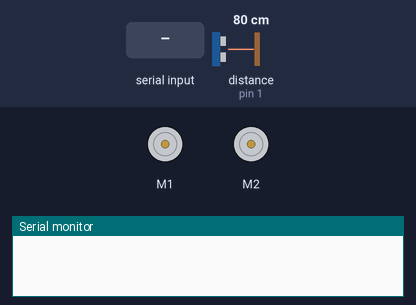
Simulated run of this sketch. Board: Arduino Nano, built with avr-gcc and run on an emulated ATmega328P. On the bench: 2 × DC motor (green arrow = forward, orange = backward, longer = faster), the last lines printed to the serial monitor. The test bench sets the inputs (shaded band); at power-on: distance to the obstacle (sensor on pin 1) 80 cm.

Above: at 1.2 s.
1.3 s: "RUN" received over Serial
3.2 s: "SL" received over Serial
At 3.6 s:
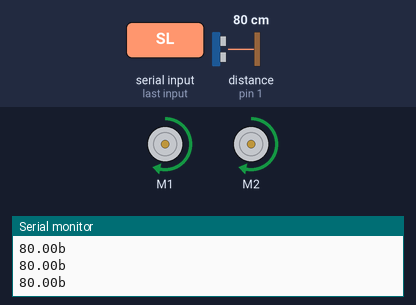
5.2 s: "RM" received over Serial
At 6.4 s:
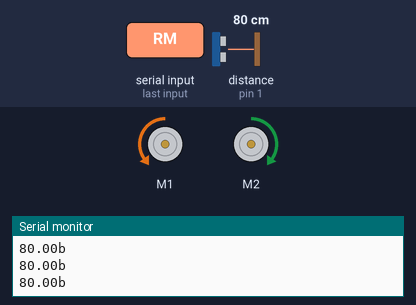
6.7 s: "SD" received over Serial
At 7.1 s:
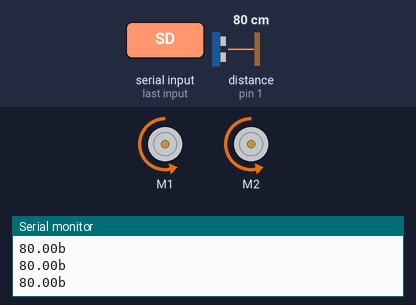
8.7 s: distance to the obstacle (sensor on pin 1) set to 2 cm
10.2 s: distance to the obstacle (sensor on pin 1) set to 299 cm
Timing chart, 0 to 13.2 s (numbered marks = the images above; inputs shaded):
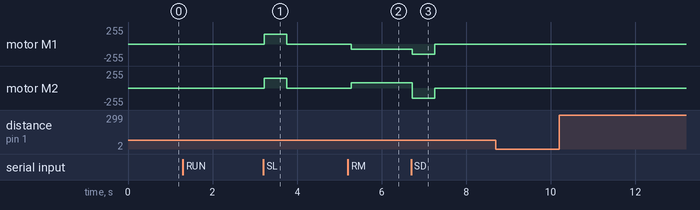

The sketch:

MazeSolver1.ino
```cpp
#include "MeMCore.h"
#include <SoftwareSerial.h>
#include "Arduino.h"


uint8_t modRadnje = -1;
bool stisnutGumb = true;
MeDCMotor leftMotor(M1);
MeDCMotor rightMotor(M2);
MeUltrasonicSensor ultraSonic(1);
MeUltrasonicSensor ultraSonicRight(4);
MeUltrasonicSensor ultraSonicLeft(3);
MeLineFollower lineFollower(2);
uint16_t brzinaKretanja = 80;
Me4Button button = Me4Button();
MeBluetooth bluetooth = MeBluetooth();

//Postavljanje inicijalnih postavki za rad sa robotom
void setup()
{
	button.setpin(A7);

	Serial.begin(115200);
	Serial.setTimeout(5);
}

//Loop u smislu while(1) koji cijelo vrijeme izvršava algoritam robota za izlazak iz labirinta
void loop()
{
	rjesenjeProblemaAutonomno();
}

String saljiPodatkeMobitelu() {
	String porukaMobitelu = "";
	porukaMobitelu += ultraSonic.distanceCm();
	porukaMobitelu += "b";
	return porukaMobitelu;
}


//Metoda koja služi za izvršavanje naredbe za kretanje robota, ovisno o poruci koju primi preko bluetootha
void IzvrsiNaredbu(String poruka) {
	if (poruka.equals("RM")) {
		Kreni(brzinaKretanja);
	}
	else if (poruka.equals("SM")) {
		ZaustaviMotore();
	}
	else if (poruka.equals("SL"))
	{
		ZaustaviMotore();
		Skreni('l', 66, brzinaKretanja);
		Serial.println("OK");
		delay(1500);
	}
	else if (poruka.equals("SD")) {
		ZaustaviMotore();
		Skreni('d', 66, brzinaKretanja);
		delay(1500);
	}
	else if (poruka.equals("FR")) {
		ZaustaviMotore();
		Skreni('l', 150, brzinaKretanja);
		Skreni('l', 150, brzinaKretanja);
		delay(1500);
	}
}


bool stop = true;


//Algoritam za izlazak iz labirinta koji jednim dijelom prati liniju, a kada su oba čitača na liniji, izvršava algoritam
void rjesenjeProblemaAutonomno() {
	String poruka = "";
	poruka = Serial.readString();

	if (poruka.equals("STP"))
	{
		stop = true;
		ZaustaviMotore();
	}

	else if (poruka.equals("RUN"))
		stop = false;

	if (!stop)
	{
		Serial.println(saljiPodatkeMobitelu());
		delay(10);
		unsigned long sensorStateCenter = lineFollower.readSensors();
		switch (sensorStateCenter)
		{
		case S1_IN_S2_IN:
			IzvrsiNaredbu(poruka);
			break;
		case S1_IN_S2_OUT:
			ZaustaviMotore();
			Skreni('l', 5, 40);
			break;
		case S1_OUT_S2_IN:
			ZaustaviMotore();
			Skreni('d', 5, 40);
			break;
		case S1_OUT_S2_OUT:
			Skreni('l', 5, 40);
			break;
		}
	}
}

//Radnja koja se izvršava pritiskom na tipku
void IzvrsiPritisakTipke()
{
	if (button.pressed() && stisnutGumb)
	{
		stisnutGumb = false;
		modRadnje++;

		if (modRadnje > 2)
			modRadnje = 0;
	}
	if (!button.pressed() && !stisnutGumb)
	{
		stisnutGumb = true;
	}
}

//Metoda za kretanje robota u smjeru naprijed
void Kreni(uint16_t brzinaKretanja)
{
	leftMotor.run(-brzinaKretanja);
	rightMotor.run(brzinaKretanja);
}

//Metoda za zaustavljanje robota
void ZaustaviMotore()
{
	leftMotor.stop();
	rightMotor.stop();
}

//Metoda za skretanje robota ovisno o vrijednosti prvog parametra, l kao lijevi ili d kao desno
void Skreni(char smijer, uint16_t stupnjevi, uint16_t brzina)
{
	if (smijer == 'l')
	{
		leftMotor.run(150);
		rightMotor.run(150);
	}
	else
	{
		leftMotor.run(-150);
		rightMotor.run(-150);
	}
	delay(IzracunajVrijemeRotacije(stupnjevi,brzina));
	ZaustaviMotore();
}

//Metoda za izračun vremenu duljine okretanja u određenome smjeru kako bi se robot što točnije ka zadanoj vrijednosti
unsigned long IzracunajVrijemeRotacije(uint16_t stupnjevi, uint16_t brzina)
{
	unsigned long vrijemeOkretanje = (stupnjevi * 650) / (brzina);

	return vrijemeOkretanje;
}

//Algoritam za izlazak robota iz labirinta sa pravilom skretanja u desno (Bez potrebe android uređaja)
void rjesenjeProblemaDesno() {
	unsigned long sensorStateCenter = lineFollower.readSensors();
	unsigned long udaljenostDoZida = ultraSonic.distanceCm();
	//provjeriti slanje očitanja senzora mobilnoj aplikaciji
	//Serial.println(sensorStateCenter);
	switch (sensorStateCenter)
	{
	case S1_IN_S2_IN:
		if (udaljenostDoZida <= 22) {
			Skreni('d', 66, brzinaKretanja);
			delay(1300);
			unsigned long novaDistanca = ultraSonic.distanceCm();
			if (novaDistanca <= 22) {
				Skreni('d', 66, brzinaKretanja);
				delay(1300);
				//ponovno skreni da se ne vracas unatrag
				if (ultraSonic.distanceCm() > 22) {
					Skreni('d', 66, brzinaKretanja);
					delay(1300);
					if (ultraSonic.distanceCm() <= 22) {
						Skreni('d', 66, brzinaKretanja);
						delay(1300);
						Skreni('d', 66, brzinaKretanja);
						delay(1300);
						Skreni('d', 66, brzinaKretanja);
						delay(1300);
					}
					else {

					}
				}
				else {

				}
			}
			else {

			}
		}
		else {
			Kreni(brzinaKretanja);
		}

		break;
	case S1_IN_S2_OUT:
		ZaustaviMotore();
		Skreni('l', 5, 40);
		break;
	case S1_OUT_S2_IN:
		ZaustaviMotore();
		Skreni('d', 5, 40);
		break;
	case S1_OUT_S2_OUT:
		Skreni('d', 5, 40);
		break;
	}
}

//Algoritam za izlazak robota iz labirinta sa pravilom skretanja u lijevo (Bez potrebe android uređaja)
void rjesenjeProblema() {
	unsigned long sensorStateCenter = lineFollower.readSensors();
	unsigned long udaljenostDoZida = ultraSonic.distanceCm();
	switch (sensorStateCenter)
	{
	case S1_IN_S2_IN:
		if (udaljenostDoZida <= 22) {
			Skreni('l', 75, brzinaKretanja);
			delay(1300);
			if (ultraSonic.distanceCm() <= 22) {
				Skreni('l', 75, brzinaKretanja);
			}
			else {

			}
		}
		else {
			Kreni(brzinaKretanja);
		}

		break;
	case S1_IN_S2_OUT:
		//senzor 2 je van linije (desni senzor)
		ZaustaviMotore();
		Skreni('l', 5, 40);
		break;
	case S1_OUT_S2_IN:
		//senzor 1 je van linije (lijevi senzor)
		ZaustaviMotore();
		Skreni('d', 5, 40);
		break;
	case S1_OUT_S2_OUT:
		Skreni('l', 5, 40);
		break;
	}
}
```

Measured:
- after the input at 3.2 s, motor M1, motor M2: stopped → forward 150/255 at once, → stopped 0.54 s later
- after the input at 5.2 s, motor M1: stopped → backward 80/255 after 0.08 s; motor M2: stopped → forward 80/255 after 0.08 s
- after the input at 6.7 s, motor M1: backward 80/255 → backward 150/255 at once, → stopped 0.54 s later; motor M2: forward 80/255 → backward 150/255 at once, → stopped 0.54 s later
